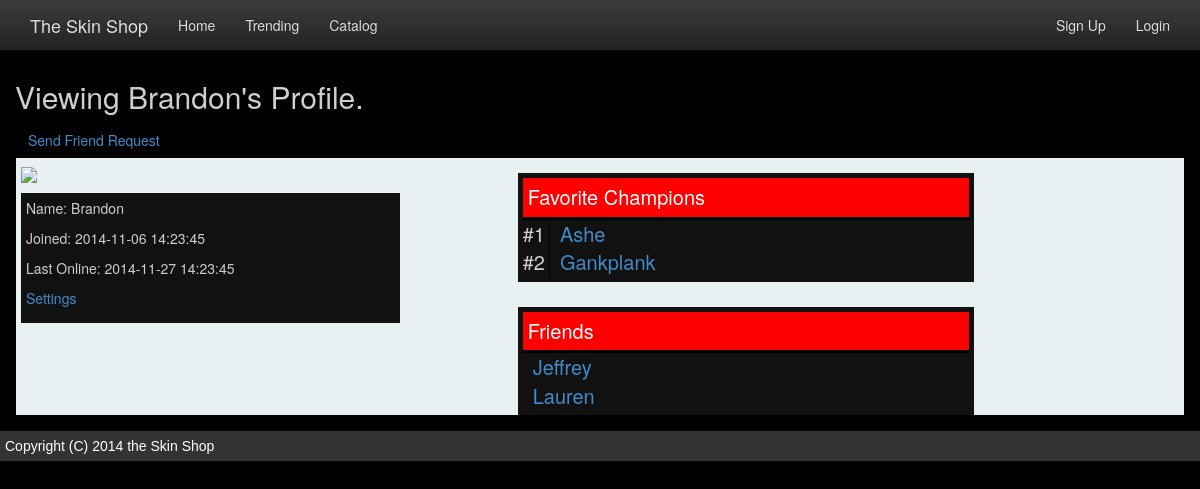
The page /profile.php?id=1 on the database its author committed.
### tables this page shows
create table users (
	id           int(11)      NOT NULL AUTO_INCREMENT,
	user_name    varchar(255) NOT NULL,
	password     varchar(255) NOT NULL,
	avatar_img   varchar(255) NULL,
	visibility   int(11)      NOT NULL,
	is_admin     bit(1)       NOT NULL,
	last_login   datetime     NULL,
	date_created datetime     NOT NULL,
	last_updated datetime     NOT NULL,
	PRIMARY KEY (id),
	FOREIGN KEY (visibility) REFERENCES visibility_settings (id)
);

create table champions (
	id           int(11)      NOT NULL AUTO_INCREMENT,
	name         varchar(255) NOT NULL,
	title        varchar(255) NOT NULL,
	role_id      int(11)      NOT NULL,
	icon_img_url varchar(255) NULL,
	date_created datetime     NOT NULL,
	last_updated datetime     NOT NULL,
	PRIMARY KEY (id),
	FOREIGN KEY (role_id) REFERENCES champion_roles (id)
);

### _paths.php (called while the page is built, shortened)
<?php
$user_avatar_default_img_path = "http://cdn.myanimelist.net/images/userimages/1422487.jpg";

### profile.php (the view, shortened to what this page needs)
<?php include '_header.php'; ?>
<?php include '_connect.php'; ?>
<?php include '_paths.php'; ?>
    <link rel="stylesheet" href="css/dark_styles.css"/>
<?php
if (array_key_exists('id', $_GET))
    $id = $_GET['id'];
else
    $id = $user_id;
($id != $user_id ? $my_profile = false : $my_profile = true);
$sql = <<<SQL
    SELECT *
    FROM users
    WHERE id=$id
SQL;
if (!$user_result = mysqli_query($db_connection, $sql)) {
    die('There was an error running the query [' . mysqli_error($db_connection) . ']');
}
$user = null;
if ($user_result->num_rows > 0) {
    $user = $user_result->fetch_assoc();
}
$sql = <<<SQL
   SELECT c.id as champion_id, c.name as champion_name
   FROM user_champion uc
   JOIN champions c ON uc.champion_id = c.id
   WHERE uc.user_id = $id
   ORDER BY uc.date_created
   LIMIT 5
SQL;
if (!$user_champions_result = mysqli_query($db_connection, $sql)) {
    die('There was an error running the query [' . mysqli_error($db_connection) . ']');
}
$sql = <<<SQL
   SELECT u.*
   FROM user_friend uf
   JOIN users u ON uf.friend_id = u.id
   WHERE uf.user_id = $id
   LIMIT 5
SQL;
if (!$friends_result = mysqli_query($db_connection, $sql)) {
    die('There was an error running the query [' . mysqli_error($db_connection) . ']');
}
$sql = <<<SQL
   SELECT u.*
   FROM user_friend uf
   JOIN users u ON uf.friend_id = u.id
   WHERE uf.user_id = $id
   LIMIT 5
SQL;
if (!$friends_result = mysqli_query($db_connection, $sql)) {
    die('There was an error running the query [' . mysqli_error($db_connection) . ']');
}
?>
<?php if ($user != null) { ?>
    <?php if (!$my_profile) { ?>
        <div class="row">
            <h2>Viewing <?php echo $user['user_name']; ?>'s Profile.</h2>
            <a class="btn btn-priority" href="friend_request.php">Send Friend Request</a>
        </div>
    <?php } ?>
    <div class="row page-body">
        <div class="col-md-4 basic-info">
            <div>
                <?php if ($user['avatar_img'] != null && $user['avatar_img'] != "")
                    echo "<img src='$user_avatar_img_path/{$user['avatar_img']}' height=200/>";
                else
                    echo "<img src='$user_avatar_default_img_path' height=200>";
                ?>
            </div>
            <div class="personal-info">
                <p> Name: <?php echo $user['user_name'] ?></p>
                <p>Joined: <?php echo $user['date_created'] ?></p>
                <p>Last Online: <?php echo $user['last_login'] ?></p>
                <p><a href="profile_settings_form.php">Settings</a></p>
            </div>
        </div>
        <div class="col-md-5 col-md-offset-1">
            <div class="detailed-info">
                <div class="title-header">Favorite Champions</div>
                <table>
                    <?php $index = 1;
                    while ($row = $user_champions_result->fetch_assoc()) {
                        echo '<tr>';
                        echo '<td class="favorite-champ-list-header">#' . $index . '</td>';
                        echo '<td class="favorite-champ-list-element">';
                        echo '<a href="show_champion.php?id=' . $row['champion_id'] . '">' . $row['champion_name'] . '</a>';
                        echo '</td>';
                        echo '</tr>';
                        $index = $index + 1;
                    } ?>
                </table>
            </div>
            <div style="height: 10px;"></div>
            <?php if ($friends_result->num_rows > 0) { ?>
                <div class="detailed-info">
                    <div class="title-header">Friends</div>
                    <table>
                        <?php
                        while ($row = $friends_result->fetch_assoc()) {
                            echo '<tr>';
                            echo '<td class="favorite-champ-list-element">';
                            echo '<a href="profile.php?id=' . $row['id'] . '">' . $row['user_name'] . '</a>';
                            echo '</td>';
                            echo '</tr>';
                        } ?>
                    </table>
                </div>
            <?php } ?>
        </div>
    </div>
<?php } else { ?>
    <div class="row page-body">
        There is no user with that id.
    </div>
<?php } ?>
<?php include '_footer.php'; ?>

### css/dark_styles.css (style rules this page uses)
body { background-color: black; color: #D1CDCE; }
.page-body { border: 1px; border-color: black; border-style: solid; background-color: #E9F0F2; }
.title-header { padding: 5px; border-style: solid; border-width: 0 0 3px 0; border-color: black; font-size: 20px; background-color: red; color: white; }
.basic-info { padding: 5px; }
.detailed-info { padding: 5px; background-color: #111; margin-top: 15px; }
.personal-info { background-color: #111; padding: 5px; margin-top: 10px; }
.favorite-champ-list-header { font-size: 20px; padding-right: 4px; border-style: solid; border-width: 0 1px 0 0; border-color: black; }
.favorite-champ-list-element { font-size: 20px; padding-left: 10px; }

### rows shown on the page
users: user_name "Brandon", date_created "2014-11-06 14:23:45", last_login "2014-11-27 14:23:45"
champions: name "Ashe"
champions: name "Gankplank"
users: user_name "Jeffrey"
users: user_name "Lauren"
